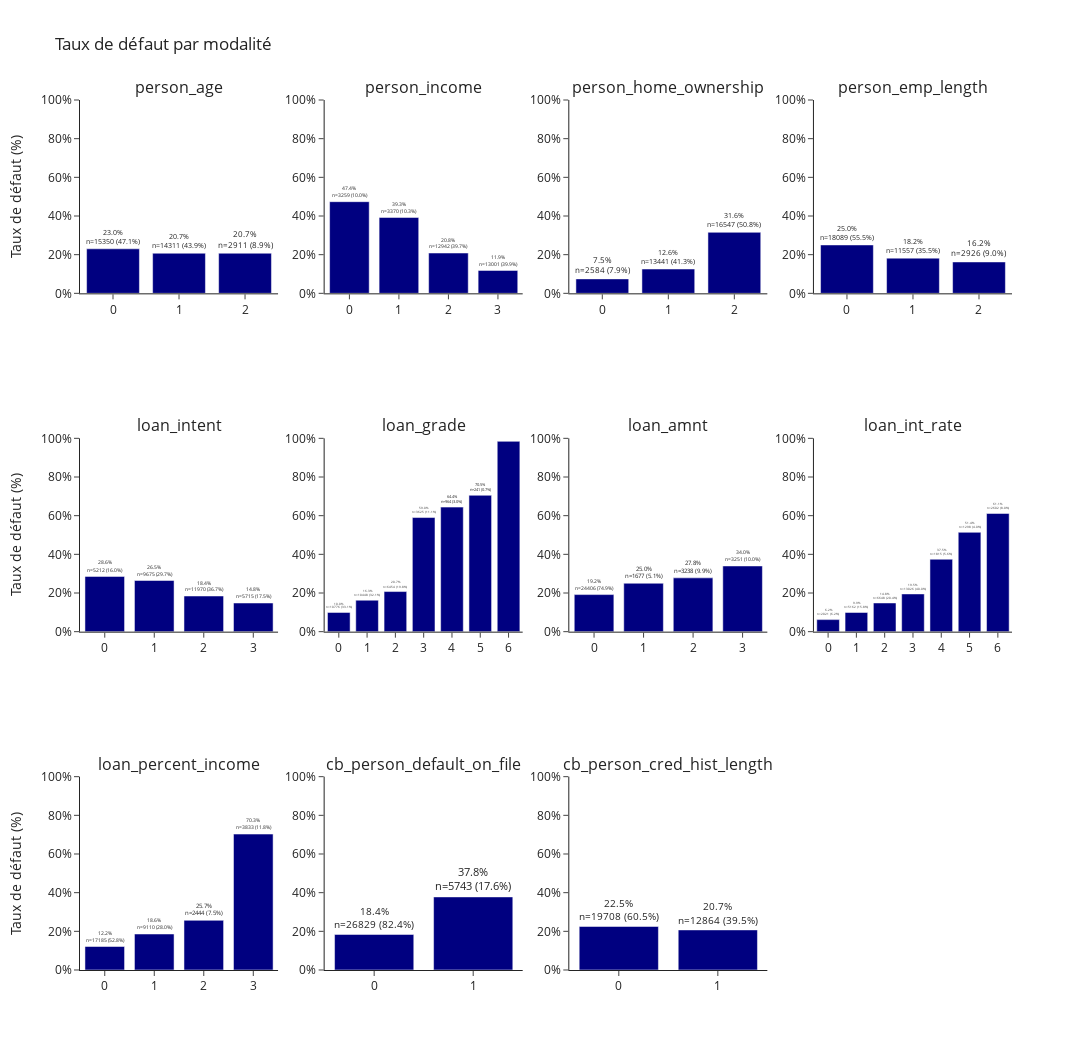

Here is the notebook cell this chart was saved with:
### Code cell
plot_default_rates(df, df.columns.drop(['loan_status']), n_cols=4)

### Figure 1 — Plotly figure (JSON) as saved in the notebook; plotly's stock layout.template omitted (floating-point values rounded to 4 significant figures)
{"data": [{"marker": {"color": "navy"}, "text": ["23.0%<br>n=15350 (47.1%)", "20.7%<br>n=14311 (43.9%)", "20.7%<br>n=2911 (8.9%)"], "textposition": "outside", "type": "bar", "x": [0, 1, 2], "xaxis": "x", "y": [23.02, 20.75, 20.75], "yaxis": "y"}, {"marker": {"color": "navy"}, "text": ["47.4%<br>n=3259 (10.0%)", "39.3%<br>n=3370 (10.3%)", "20.8%<br>n=12942 (39.7%)", "11.9%<br>n=13001 (39.9%)"], "textposition": "outside", "type": "bar", "x": [0, 1, 2, 3], "xaxis": "x2", "y": [47.41, 39.26, 20.85, 11.85], "yaxis": "y2"}, {"marker": {"color": "navy"}, "text": ["7.5%<br>n=2584 (7.9%)", "12.6%<br>n=13441 (41.3%)", "31.6%<br>n=16547 (50.8%)"], "textposition": "outside", "type": "bar", "x": [0, 1, 2], "xaxis": "x3", "y": [7.469, 12.57, 31.57], "yaxis": "y3"}, {"marker": {"color": "navy"}, "text": ["25.0%<br>n=18089 (55.5%)", "18.2%<br>n=11557 (35.5%)", "16.2%<br>n=2926 (9.0%)"], "textposition": "outside", "type": "bar", "x": [0, 1, 2], "xaxis": "x4", "y": [25.03, 18.21, 16.23], "yaxis": "y4"}, {"marker": {"color": "navy"}, "text": ["28.6%<br>n=5212 (16.0%)", "26.5%<br>n=9675 (29.7%)", "18.4%<br>n=11970 (36.7%)", "14.8%<br>n=5715 (17.5%)"], "textposition": "outside", "type": "bar", "x": [0, 1, 2, 3], "xaxis": "x5", "y": [28.59, 26.48, 18.45, 14.82], "yaxis": "y5"}, {"marker": {"color": "navy"}, "text": ["10.0%<br>n=10776 (33.1%)", "16.3%<br>n=10448 (32.1%)", "20.7%<br>n=6454 (19.8%)", "59.0%<br>n=3625 (11.1%)", "64.4%<br>n=964 (3.0%)", "70.5%<br>n=241 (0.7%)", "98.4%<br>n=64 (0.2%)"], "textposition": "outside", "type": "bar", "x": [0, 1, 2, 3, 4, 5, 6], "xaxis": "x6", "y": [9.957, 16.28, 20.75, 59.03, 64.42, 70.54, 98.44], "yaxis": "y6"}, {"marker": {"color": "navy"}, "text": ["19.2%<br>n=24406 (74.9%)", "25.0%<br>n=1677 (5.1%)", "27.8%<br>n=3238 (9.9%)", "34.0%<br>n=3251 (10.0%)"], "textposition": "outside", "type": "bar", "x": [0, 1, 2, 3], "xaxis": "x7", "y": [19.18, 25.04, 27.83, 33.99], "yaxis": "y7"}, {"marker": {"color": "navy"}, "text": ["6.2%<br>n=2021 (6.2%)", "9.9%<br>n=5162 (15.8%)", "14.8%<br>n=6648 (20.4%)", "19.5%<br>n=13026 (40.0%)", "37.5%<br>n=1815 (5.6%)", "51.4%<br>n=1298 (4.0%)", "61.1%<br>n=2602 (8.0%)"], "textposition": "outside", "type": "bar", "x": [0, 1, 2, 3, 4, 5, 6], "xaxis": "x8", "y": [6.235, 9.938, 14.85, 19.52, 37.47, 51.39, 61.15], "yaxis": "y8"}, {"marker": {"color": "navy"}, "text": ["12.2%<br>n=17185 (52.8%)", "18.6%<br>n=9110 (28.0%)", "25.7%<br>n=2444 (7.5%)", "70.3%<br>n=3833 (11.8%)"], "textposition": "outside", "type": "bar", "x": [0, 1, 2, 3], "xaxis": "x9", "y": [12.15, 18.62, 25.7, 70.31], "yaxis": "y9"}, {"marker": {"color": "navy"}, "text": ["18.4%<br>n=26829 (82.4%)", "37.8%<br>n=5743 (17.6%)"], "textposition": "outside", "type": "bar", "x": [0, 1], "xaxis": "x10", "y": [18.4, 37.8], "yaxis": "y10"}, {"marker": {"color": "navy"}, "text": ["22.5%<br>n=19708 (60.5%)", "20.7%<br>n=12864 (39.5%)"], "textposition": "outside", "type": "bar", "x": [0, 1], "xaxis": "x11", "y": [22.52, 20.74], "yaxis": "y11"}], "layout": {"annotations": [{"font": {"size": 16}, "showarrow": false, "text": "person_age", "x": 0.1062, "xanchor": "center", "xref": "paper", "y": 1, "yanchor": "bottom", "yref": "paper"}, {"font": {"size": 16}, "showarrow": false, "text": "person_income", "x": 0.3688, "xanchor": "center", "xref": "paper", "y": 1, "yanchor": "bottom", "yref": "paper"}, {"font": {"size": 16}, "showarrow": false, "text": "person_home_ownership", "x": 0.6313, "xanchor": "center", "xref": "paper", "y": 1, "yanchor": "bottom", "yref": "paper"}, {"font": {"size": 16}, "showarrow": false, "text": "person_emp_length", "x": 0.8938, "xanchor": "center", "xref": "paper", "y": 1, "yanchor": "bottom", "yref": "paper"}, {"font": {"size": 16}, "showarrow": false, "text": "loan_intent", "x": 0.1062, "xanchor": "center", "xref": "paper", "y": 0.6111, "yanchor": "bottom", "yref": "paper"}, {"font": {"size": 16}, "showarrow": false, "text": "loan_grade", "x": 0.3688, "xanchor": "center", "xref": "paper", "y": 0.6111, "yanchor": "bottom", "yref": "paper"}, {"font": {"size": 16}, "showarrow": false, "text": "loan_amnt", "x": 0.6313, "xanchor": "center", "xref": "paper", "y": 0.6111, "yanchor": "bottom", "yref": "paper"}, {"font": {"size": 16}, "showarrow": false, "text": "loan_int_rate", "x": 0.8938, "xanchor": "center", "xref": "paper", "y": 0.6111, "yanchor": "bottom", "yref": "paper"}, {"font": {"size": 16}, "showarrow": false, "text": "loan_percent_income", "x": 0.1062, "xanchor": "center", "xref": "paper", "y": 0.2222, "yanchor": "bottom", "yref": "paper"}, {"font": {"size": 16}, "showarrow": false, "text": "cb_person_default_on_file", "x": 0.3688, "xanchor": "center", "xref": "paper", "y": 0.2222, "yanchor": "bottom", "yref": "paper"}, {"font": {"size": 16}, "showarrow": false, "text": "cb_person_cred_hist_length", "x": 0.6313, "xanchor": "center", "xref": "paper", "y": 0.2222, "yanchor": "bottom", "yref": "paper"}], "height": 1050, "showlegend": false, "title": {"text": "Taux de défaut par modalité"}, "width": 1100, "xaxis": {"anchor": "y", "domain": [0, 0.2125], "type": "category"}, "xaxis10": {"anchor": "y10", "domain": [0.2625, 0.475], "type": "category"}, "xaxis11": {"anchor": "y11", "domain": [0.525, 0.7375], "type": "category"}, "xaxis12": {"anchor": "y12", "domain": [0.7875, 1], "type": "category"}, "xaxis2": {"anchor": "y2", "domain": [0.2625, 0.475], "type": "category"}, "xaxis3": {"anchor": "y3", "domain": [0.525, 0.7375], "type": "category"}, "xaxis4": {"anchor": "y4", "domain": [0.7875, 1], "type": "category"}, "xaxis5": {"anchor": "y5", "domain": [0, 0.2125], "type": "category"}, "xaxis6": {"anchor": "y6", "domain": [0.2625, 0.475], "type": "category"}, "xaxis7": {"anchor": "y7", "domain": [0.525, 0.7375], "type": "category"}, "xaxis8": {"anchor": "y8", "domain": [0.7875, 1], "type": "category"}, "xaxis9": {"anchor": "y9", "domain": [0, 0.2125], "type": "category"}, "yaxis": {"anchor": "x", "domain": [0.7778, 1], "range": [0, 100], "ticksuffix": "%", "title": {"text": "Taux de défaut (%)"}}, "yaxis10": {"anchor": "x10", "domain": [0, 0.2222], "range": [0, 100], "ticksuffix": "%"}, "yaxis11": {"anchor": "x11", "domain": [0, 0.2222], "range": [0, 100], "ticksuffix": "%"}, "yaxis12": {"anchor": "x12", "domain": [0, 0.2222]}, "yaxis2": {"anchor": "x2", "domain": [0.7778, 1], "range": [0, 100], "ticksuffix": "%"}, "yaxis3": {"anchor": "x3", "domain": [0.7778, 1], "range": [0, 100], "ticksuffix": "%"}, "yaxis4": {"anchor": "x4", "domain": [0.7778, 1], "range": [0, 100], "ticksuffix": "%"}, "yaxis5": {"anchor": "x5", "domain": [0.3889, 0.6111], "range": [0, 100], "ticksuffix": "%", "title": {"text": "Taux de défaut (%)"}}, "yaxis6": {"anchor": "x6", "domain": [0.3889, 0.6111], "range": [0, 100], "ticksuffix": "%"}, "yaxis7": {"anchor": "x7", "domain": [0.3889, 0.6111], "range": [0, 100], "ticksuffix": "%"}, "yaxis8": {"anchor": "x8", "domain": [0.3889, 0.6111], "range": [0, 100], "ticksuffix": "%"}, "yaxis9": {"anchor": "x9", "domain": [0, 0.2222], "range": [0, 100], "ticksuffix": "%", "title": {"text": "Taux de défaut (%)"}}}}
